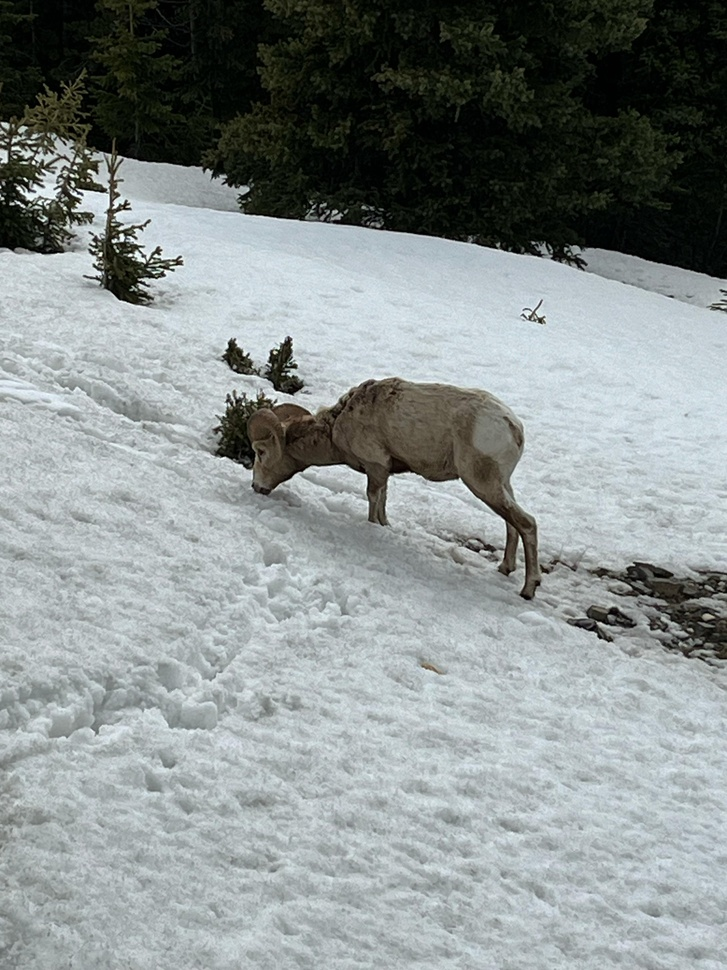
#> input picture CV_mod/imagestouse/bakari.jpg, 727 x 970 px, shrunk from 3024 x 4032 before the run, found by its file name
$ jupyter execute --allow-errors coursefie1.ipynb   (shell and % lines are left out)
#> lines starting #> are read from the running program, lines starting #| are printed output that depends on the picture; after the words box and inside, x2 and y2 are one past the last pixel; in counts of white or black regions, pixels touching at a corner belong together
[cell 1]
import numpy as np
import matplotlib.pyplot as plt
from PIL import Image
import cv2

[cell 2]
import numpy as np
import matplotlib.pyplot as plt
from PIL import Image
ar=np.array(list(range(1,11)))
print(ar)

                NUMPY IS FASTER DUE TO ARRAY STORING ITEMS IN CONTINGEOUS MEMORY

[cell 3]
print(np.arange(0,11) )#returns array of numbers start to excluding stop, there is a step too
print(np.arange(1,11,))

[cell 4]
zar=np.zeros(shape=(2,5))
#all nums in array are floats
print(zar,end='\n\n')
#similiarly there is
onearry=np.ones((3,3,3))
print(onearry)

[cell 5]
np.random.seed(101)
randarray=np.random.randint(0,100,10)#start stop countofnums
print(type(randarray))
print(randarray.max())

[cell 6]
ar1=np.arange(1,11)
print(ar1.max())#gives max val in array
print(ar1.argmax())#gives index of max num
print(ar1.min())#gives min val in array
print(ar1.argmin())#gives index of min num
print(ar1.mean())#gives mean
print(ar1.shape)#gives shape

[cell 7]
ar1=np.arange(1,11)
ar1=ar1.reshape((5,2))#method returns reshaped array,reshape parameters product must equal element cnt
print(ar1)

[cell 8]
longar=np.arange(1,101).reshape(10,10)
print(longar[2:7,5:])
print(longar)
longar[2:7,5:]=0
print("\n")
print(longar)

[cell 9]
print(longar[2][2])#tandard indexing also works

[cell 10]
a=np.ones((2,2))*2
b=np.ones((2,2))

c=np.dot(a,b)
print(c)
deta=np.linalg.det(a)
print(deta)

[cell 11]
_1_2=np.zeros((4,3))
new=_1_2.reshape(-1,1,3)#-1 autofills dimension
new.shape

[cell 12]
import matplotlib.pyplot as PLT

[cell 13]
from PIL import Image #PIL is
#> (the rest of this cell did not finish here and is left out)

#> (a cell that did not finish here is left out)

#> (a cell that did not finish here is left out)

#> (a cell that did not finish here is left out)

[cell 17]
#broadcasting

import numpy as np
m=np.array([1,2,3,4]*2).reshape(2,4)
#> m = [[1, 2, 3, 4], [1, 2, 3, 4]]
n=np.ones(4)
print(m+n)
#| [[2. 3. 4. 5.]
#|  [2. 3. 4. 5.]]

[cell 18]
#broadcasting

import numpy as np
m=np.array([1,2,3,4]*2).reshape(2,4)
print(m)
n=np.ones(2).reshape(2,1)
print(m+n)

each photo is a 2d array with each pixel is one element and each element is a value from 0-1 signifying intensity in gray

or 0-255 showing intensity

[cell 19]
import cv2
imgad=r"D:\zaynu\Pictures\dumb photos\evil anya.png"
cvimage=cv2.imread(imgad)
#> (the rest of this cell did not finish here and is left out)

[cell 20]
grayanya=cv2.imread(imgad,cv2.IMREAD_GRAYSCALE)
'''
plt.imshow(grayanya)
plt.imshow(grayanya,cmap="gray")#secons param asks how to display
plt.imshow(grayanya,cmap="magma")
'''
#> (the rest of this cell did not finish here and is left out)

[cell 21]
blankimage=np.zeros(shape=(512,512,3),dtype=np.int16)
plt.imshow(blankimage)

[cell 22]
blankimage=np.zeros(shape=(512,512,3),dtype=np.int16)
cv2.rectangle(blankimage,pt1=(50,50),pt2=(100,100),color=(0,0,255),thickness=5)
cv2.rectangle(blankimage,pt1=(101,101),pt2=(151,151),color=(255,0,0),thickness=3)
cv2.circle(img=blankimage,center=(100,100),radius=int(50*2**(1/2)),color=(0,255,0),thickness=3)
cv2.circle(img=blankimage,center=(250,250),radius=int(50*2**(1/2)),color=(255,255,255),thickness=-1)
# thickness of -1 results in filled
cv2.line(blankimage,pt1=(125,250),pt2=(375,250),color=(255,0,0),thickness=2)
blankimage[:,:,0]=0
plt.imshow(blankimage)

[cell 23]
textscreen=np.zeros(shape=(512,512,3),dtype=np.int32)
font=cv2.FONT_HERSHEY_SIMPLEX
cv2.putText(textscreen,text="Hello",org=(10,500),fontFace=font,fontScale=4,color=(255,255,255),thickness=3,lineType=cv2.LINE_AA )
plt.imshow(textscreen)
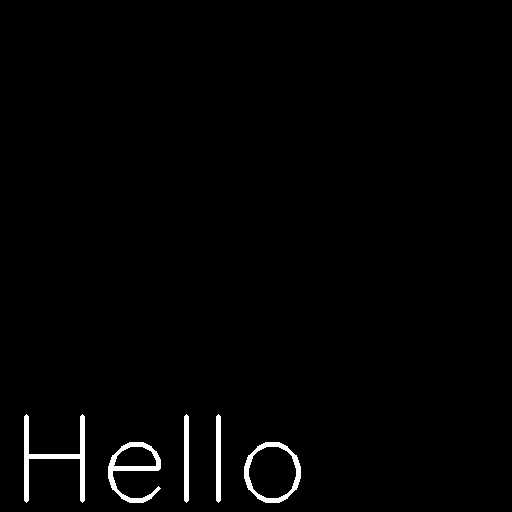
#> shown: shape (512, 512, 3); 1.4% white; 5 white regions, box (x1, y1, x2, y2) and area: (24, 414, 85, 503) 1121, (108, 442, 161, 503) 932, (244, 442, 301, 503) 816, (184, 414, 189, 503) 433, (216, 414, 221, 503) 433

[cell 24]
polygon=np.zeros((512,512,3),dtype=np.int16)
vertices=np.array([[100,300],[200,200],[400,300],[200,400]],np.int32)
points=vertices.reshape(-1,1,2)
cv2.polylines(polygon,pts=[points],isClosed=True,color=(255,0,0),thickness=5)
plt.imshow(polygon)

                                    mouse drawings

[cell 25]
import numpy as np
import matplotlib.pyplot as plt
from PIL import Image
import cv2

mousd=np.ones((512,512,3))
# mousd*=255
# photoedit=cv2.imread(imgad)
# mousd=cv2.imread(imgad)

def drawcircle(butp,x,y,flags,param):
    if butp ==cv2.EVENT_LBUTTONDOWN:
        cv2.circle(mousd,(x,y),25,(0,255,0),thickness=-1)

cv2.namedWindow("my drawing")
cv2.setMouseCallback("my drawing",drawcircle)

while True:
    cv2.imshow("my drawing",mousd)
    if cv2.waitKey(20)==ord("q"):
#> (key q is pressed here)
        break
cv2.destroyAllWindows()

[cell 26]
#polygon time
mousd=np.ones((512,512,3))

drawing=False
ix=iy=-1

def shapemake(event,x,y,flags,params):
    global ix,iy,drawing
    if event==cv2.EVENT_LBUTTONDOWN:
        x,y=ix,iy
        drawing = True
        # cv2.circle(mousd,(x,y),25,(0,255,0),thickness=-1)
    elif event==cv2.EVENT_RBUTTONDOWN:
        x,y=ix,iy
        drawing = True
        cv2.circle(mousd,(x,y),25,(0,0,100),thickness=-1)
    elif event==cv2.EVENT_MOUSEMOVE:
        if drawing :
            cv2.circle(mousd,(x,y),25,(0,0,100),thickness=-1)

    elif event==cv2.EVENT_LBUTTONUP:
        drawing=False

cv2.namedWindow(winname="my drawing")
cv2.setMouseCallback("my drawing",drawcircle)
while True:
    cv2.imshow("my drawing",mousd)

    if cv2.waitKey(20)==ord("q"):
#> (key q is pressed here)
        break
cv2.destroyAllWindows()

[cell 27]
import os
os.getcwd()
os.listdir()

                                        video handling

[cell 28]
import cv2

cap=cv2.VideoCapture(0)


w=int(cap.get(cv2.CAP_PROP_FRAME_WIDTH))
h=int(cap.get(cv2.CAP_PROP_FRAME_HEIGHT) )

writerobj= cv2.VideoWriter(r"foler_w_vids\lapcam.mp4",cv2.VideoWriter_fourcc(*"DIVX"),60,(w,h),True)

#> (the rest of this cell did not finish here and is left out)

[cell 29]
import cv2,time


cap=cv2.VideoCapture(r"foler_w_vids\lapcam.mp4")

if cap.isOpened()==False:
    print("file not found")
start=time.time()
while cap.isOpened():

    ret,frame=cap.read()


    if ret:
        time.sleep(1)
        cv2.imshow("frame",frame)

        if cv2.waitKey(1)==ord("q"):
            break
    else:
        break
print(f"clip length is {time.time()-start}")
cv2.destroyAllWindows()
cap.release()

[cell 30]
import cv2

pt1=(0,0)
pt2=(0,0)
topLclked=False
bottomRclked=False

cap=cv2.VideoCapture(0)

def draw_rectangle(event,x,y,flags,param):
    global pt1,pt2,topLclked,bottomRclked
    if event == cv2.EVENT_LBUTTONUP:
        if topLclked and bottomRclked:
            pt1=pt2=(0,0)
            topLclked=bottomRclked=False


        if not topLclked:
            pt1=(x,y)
            topLclked=True
        elif not bottomRclked:
            pt2=(x,y)
            bottomRclked=True

cv2.namedWindow("Test")
cv2.setMouseCallback("Test",draw_rectangle)


while True:

    ret,frame=cap.read()

    if topLclked:
        cv2.circle(frame,pt1,5,(0,255,0),-1)

    if topLclked and bottomRclked:
        cv2.rectangle(frame,pt1 ,pt2,(0,0,255),4)

    cv2.imshow("frame",frame)

    if cv2.waitKey(1) ==ord('q'):
#> (key q is pressed here)
        break

cv2.destroyAllWindows()
cap.release()

                                    OBJECT MATCHING


[cell 31]
import cv2
import numpy as np
import matplotlib.pyplot as plt

[cell 32]
full=cv2.imread(r"D:\zaynu\Documents\pythonfiles\CV_mod\imagestouse\bakari.jpg")
#> full is the input picture: shape (970, 727, 3); mean B, G, R 142.3, 142.8, 135.8
full=cv2.cvtColor(full,cv2.COLOR_BGR2RGB)
half=cv2.imread(r"D:\zaynu\Documents\pythonfiles\CV_mod\imagestouse\bakarihead.jpg")
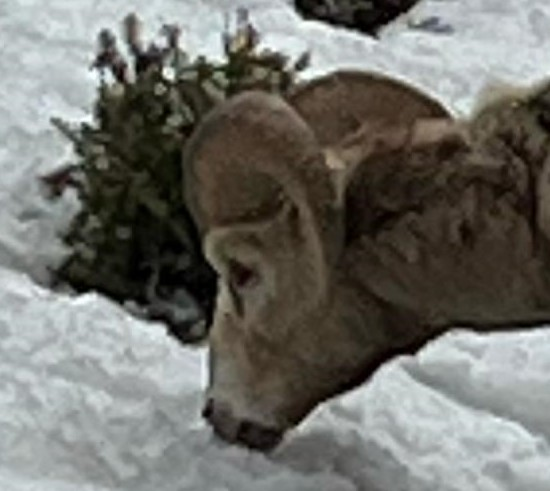
#> input picture CV_mod/imagestouse/bakarihead.jpg, 550 x 491 px, found by its file name
#> half is the input picture: shape (491, 550, 3); mean B, G, R 106.8, 112.4, 112.8
half=cv2.cvtColor(half,cv2.COLOR_BGR2RGB)
fullcopy=full.copy()
halfcopy=half.copy()
# [8 lines of commented-out code are left out]

[cell 33]
methods=["cv2.TM_CCOEFF","cv2.TM_CCOEFF_NORMED","cv2.TM_CCORR","cv2.TM_CCORR_NORMED","cv2.TM_SQDIFF","cv2.TM_SQDIFF_NORMED"]

[cell 34]
import cv2
for m in methods:
    fullcopy=full.copy()
    halfcopy=half.copy()

    method=eval(m)

    res=cv2.matchTemplate(fullcopy,halfcopy,method)
    min_v,max_v,min_l,max_l=cv2.minMaxLoc(res)

    if method in ["cv2.TM_SQDIFF","cv2.TM_SQDIFF_NORMED"]:
        top_left=min_l
    else:
        top_left=max_l

    height,width,channels=half.shape

    bototmright=(top_left[0]+width,top_left[1]+height)

    cv2.rectangle(fullcopy,top_left,bototmright,(255,0,0),4)

    plt.subplot(121)
    plt.imshow(res)
    plt.title("heatmap of fred")

    plt.subplot(122)
    plt.imshow(fullcopy)
    plt.title("detectof template")

    plt.subplot(121)
    plt.imshow(halfcopy)
    plt.title("half wala")

    plt.suptitle(m)

    plt.show()

    print('\n'*3)
#> this loop made 6 passes
#> (min_v, max_v, min_l, top_left, bototmright) on passes 1 to 6: (-1.28e+09, 1.02e+09, (177, 138), (129, 304), (679, 795)), (-0.286, 0.366, (177, 153), (128, 304), (678, 795)), (9.22e+09, 1.66e+10, (0, 0), (127, 302), (677, 793)), (0.624, 0.865, (177, 53), (128, 304), (678, 795)), (7.17e+09, 1.27e+10, (129, 306), (177, 107), (727, 598)), (0.373, 0.768, (128, 305), (177, 97), (727, 588))
#> pass 1, `res=cv2.matchTemplate(fullcopy,halfcopy,method)`:
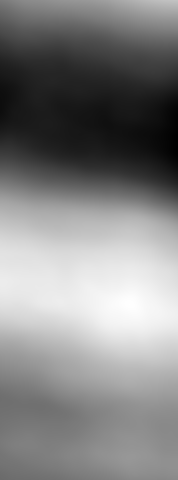
#> res: shape (480, 178) float32; min -1.28e+09, max 1.02e+09, mean -99365432; drawn with min black and max white
#> pass 1, `plt.show()`:
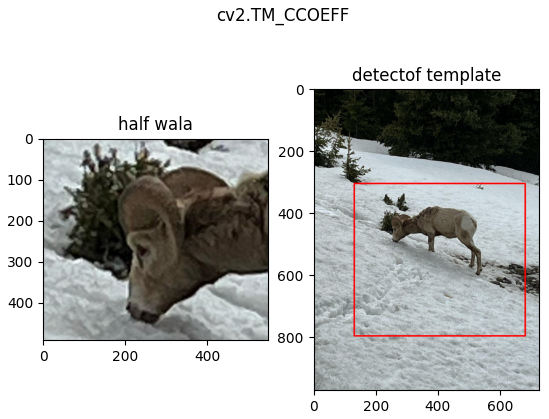
#> figure drawn by matplotlib, 2 panels
#> after the loop:
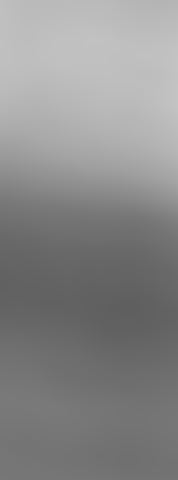
#> res: shape (480, 178) float32; min 0.373, max 0.768, mean 0.542

[cell 35]
res=cv2.matchTemplate(fullcopy,half,cv2.TM_CCOEFF)
plt.imshow(res)

[cell 36]
                                                    #corner detection

[cell 37]
import cv2
import numpy as np
import matplotlib.pyplot as plt

[cell 38]
print(cv2.__version__)
#| 4.13.0

[cell 39]
flatch=cv2.imread(r".\imagestouse\checkersboard.jpg")
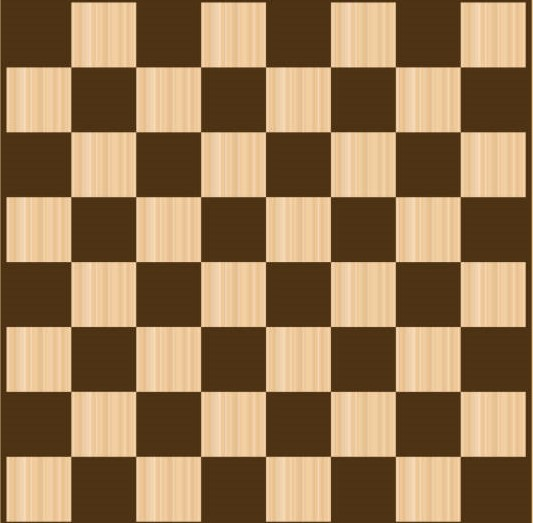
#> input picture CV_mod/imagestouse/checkersboard.jpg, 533 x 523 px, found by its file name
#> flatch is the input picture: shape (523, 533, 3); mean B, G, R 87.2, 124.4, 155.6
flatch=cv2.cvtColor(flatch,cv2.COLOR_BGR2RGB)
plt.imshow(flatch)
graycheck=cv2.cvtColor(flatch,cv2.COLOR_RGB2GRAY)
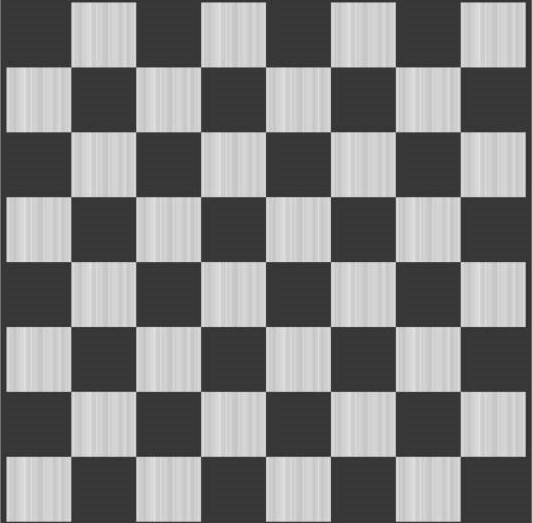
#> graycheck: shape (523, 533); min 34, max 236, mean 129.6
plt.imshow(graycheck,cmap="gray")
graycheck=np.float32(graycheck)

[cell 40]
dst=cv2.cornerHarris(src=graycheck,blockSize=2,ksize=3,k=0.04)
plt.imshow(dst)
dst=cv2.dilate(dst,None)
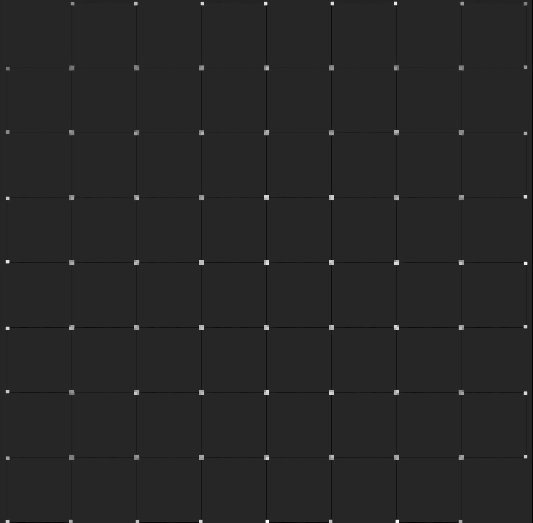
#> dst: shape (523, 533) float32; min -6199316, max 34637144, mean 46029.3; drawn with min black and max white
plt.imshow(dst)
print(flatch.shape)
#| (523, 533, 3)
print(dst.shape)
#| (523, 533)
flatch[dst>0.01*dst.max()]=[0,255,0]
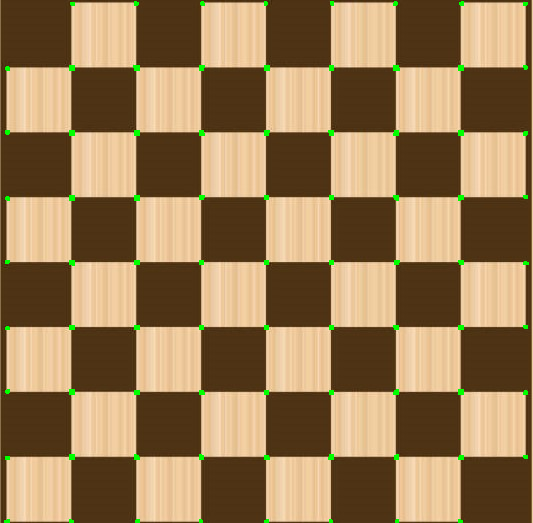
#> flatch: shape (523, 533, 3); mean R, G, B 154.4, 125.3, 86.6

[cell 41]
plt.imshow(flatch)

[cell 42]
#shitomsai detection

import cv2
import numpy as np
import matplotlib.pyplot as plt

[cell 43]
flatch=cv2.imread(r".\imagestouse\checkersboard.jpg")
flatch=cv2.cvtColor(flatch,cv2.COLOR_BGR2RGB)
# plt.imshow(flatch)
graycheck=cv2.cvtColor(flatch,cv2.COLOR_RGB2GRAY)
# plt.imshow(graycheck,cmap="gray")

corners=cv2.goodFeaturesToTrack(graycheck,64,0.01,10)
#> corners = 64 rows, first 8: [266, 261], [266, 196], [331, 392], [200, 261], [330, 261], [396, 457], [396, 261], [135, 392]
#> (the rest of this cell did not finish here and is left out)

[cell 44]
for i in corners:
    x,y=i.ravel()
    cv2.circle(flatch,(x,y),7,(0,255,0),-1)
#> this loop made 64 passes
#> (x, y) on passes 1 to 12: (266, 261), (266, 196), (331, 392), (200, 261), (330, 261), (396, 457), (396, 261), (135, 392), (396, 196), (395, 327), (331, 196), (396, 392)
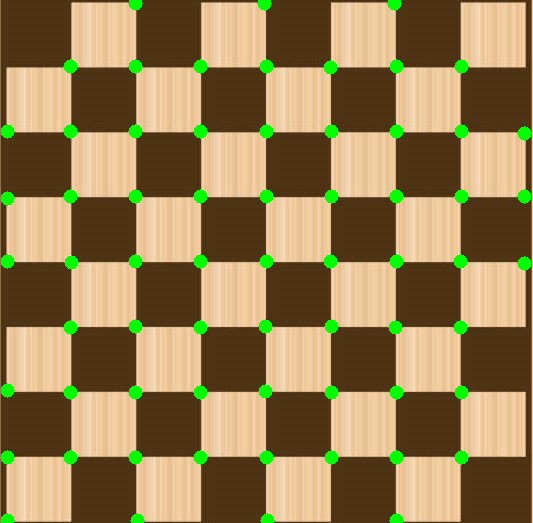
#> flatch: shape (523, 533, 3); mean R, G, B 150.5, 128.7, 84.4
